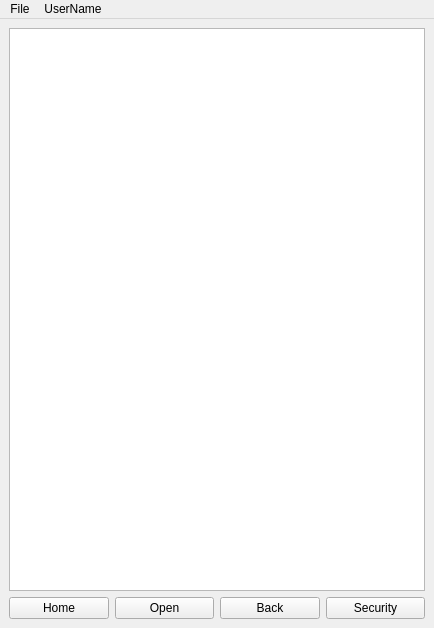
<?xml version="1.0" encoding="UTF-8"?>
<ui version="4.0">
 <class>MainWindow</class>
 <widget class="QMainWindow" name="MainWindow">
  <property name="geometry">
   <rect>
    <x>0</x>
    <y>0</y>
    <width>434</width>
    <height>628</height>
   </rect>
  </property>
  <property name="cursor">
   <cursorShape>ArrowCursor</cursorShape>
  </property>
  <property name="windowTitle">
   <string>File Browser</string>
  </property>
  <widget class="QWidget" name="centralwidget">
   <layout class="QVBoxLayout" name="verticalLayout">
    <item>
     <widget class="QListWidget" name="listWidget"/>
    </item>
    <item>
     <layout class="QHBoxLayout" name="horizontalLayout">
      <item>
       <widget class="QPushButton" name="btnBrowse">
        <property name="text">
         <string>Home</string>
        </property>
       </widget>
      </item>
      <item>
       <widget class="QPushButton" name="btnOpen">
        <property name="text">
         <string>Open</string>
        </property>
       </widget>
      </item>
      <item>
       <widget class="QPushButton" name="btnBack">
        <property name="text">
         <string>Back</string>
        </property>
       </widget>
      </item>
      <item>
       <widget class="QPushButton" name="btnSec">
        <property name="text">
         <string>Security</string>
        </property>
       </widget>
      </item>
     </layout>
    </item>
   </layout>
  </widget>
  <widget class="QMenuBar" name="menuBar">
   <property name="geometry">
    <rect>
     <x>0</x>
     <y>0</y>
     <width>434</width>
     <height>22</height>
    </rect>
   </property>
   <widget class="QMenu" name="menuFile">
    <property name="title">
     <string>File</string>
    </property>
    <addaction name="actionOpen"/>
    <addaction name="actionCreate"/>
    <addaction name="actionDelete"/>
   </widget>
   <widget class="QMenu" name="menuUserName">
    <property name="enabled">
     <bool>true</bool>
    </property>
    <property name="cursor">
     <cursorShape>ArrowCursor</cursorShape>
    </property>
    <property name="title">
     <string>UserName</string>
    </property>
    <addaction name="actionLogOut"/>
   </widget>
   <addaction name="menuFile"/>
   <addaction name="menuUserName"/>
  </widget>
  <action name="actionOpen">
   <property name="text">
    <string>Open</string>
   </property>
  </action>
  <action name="actionCreate">
   <property name="text">
    <string>Create</string>
   </property>
  </action>
  <action name="actionDelete">
   <property name="text">
    <string>Delete</string>
   </property>
  </action>
  <action name="actionAccess">
   <property name="text">
    <string>Access</string>
   </property>
  </action>
  <action name="actionLogOut">
   <property name="text">
    <string>Log Out</string>
   </property>
  </action>
 </widget>
 <resources/>
 <connections/>
</ui>
